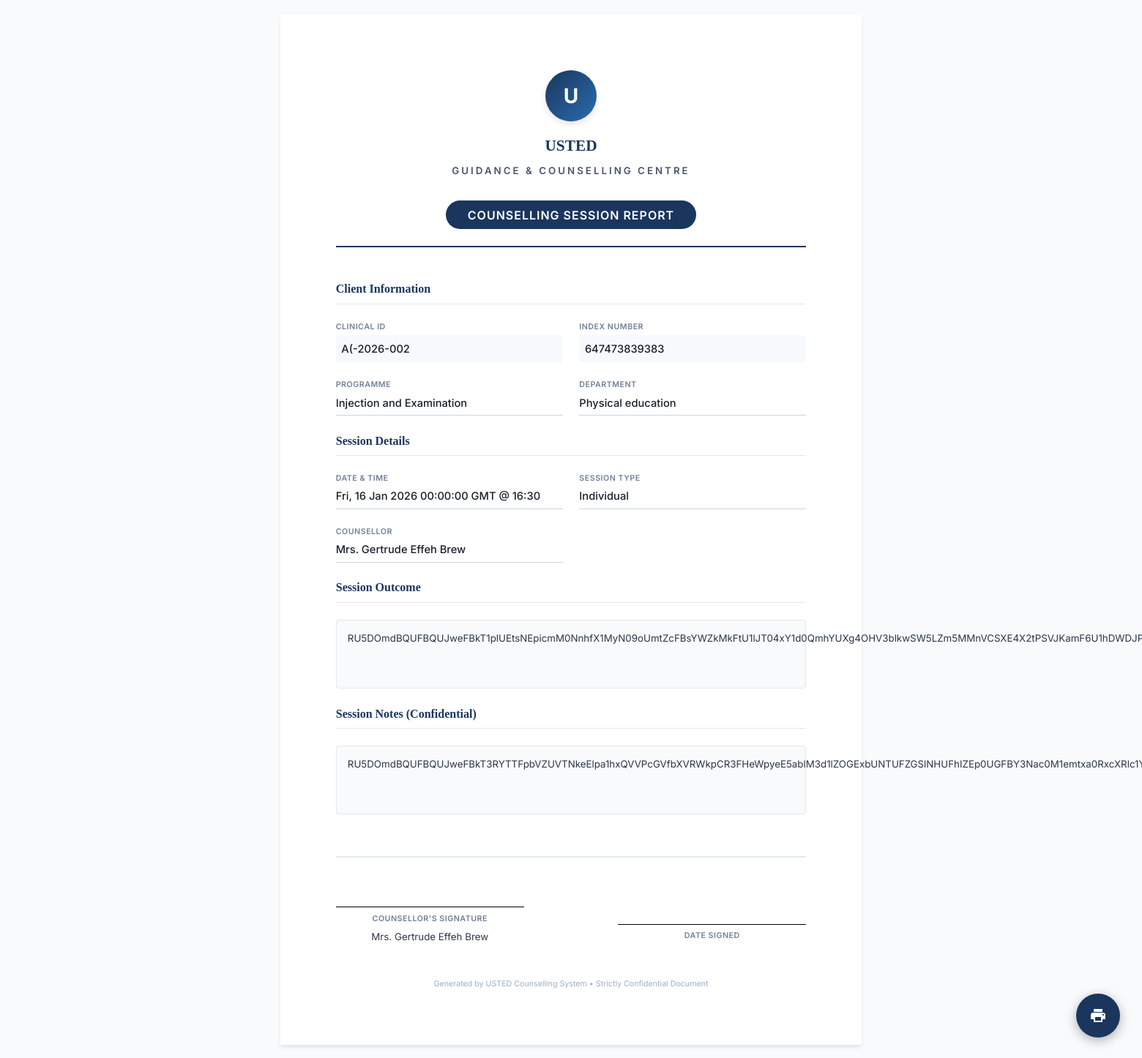
Screenshot of /print_session/7 (signed in) with the database file from the repository.
### tables this page shows
CREATE TABLE "Student" (
	"id"	INTEGER,
	"name"	TEXT NOT NULL UNIQUE,
	"age"	INTEGER,
	"gender"	INTEGER,
	"program"	TEXT,
	"contact"	TEXT,
	"created_at"	TIMESTAMP DEFAULT CURRENT_TIMESTAMP,
	"index_number"	TEXT,
	"department"	TEXT,
	"programme"	TEXT,
	"parent_contact"	INTEGER, faculty TEXT, hall_of_residence TEXT, updated_at TIMESTAMP, last_modified_by TEXT, is_deleted BOOLEAN DEFAULT 0, sync_status TEXT DEFAULT 'pending', global_id TEXT, case_number TEXT, email TEXT, last_synced_at TEXT,
	PRIMARY KEY("id")
);

CREATE TABLE Appointment (
            id INTEGER PRIMARY KEY AUTOINCREMENT,
            student_id INTEGER,
            Counsellor_id INTEGER,
            date DATE NOT NULL,
            time TIME NOT NULL,
            purpose TEXT,
            status TEXT DEFAULT 'scheduled',
            created_at TIMESTAMP DEFAULT CURRENT_TIMESTAMP, urgency TEXT, referral_source TEXT, checked_in_at TIMESTAMP, sent_to_counsellor_at TIMESTAMP, accepted_at TIMESTAMP, completed_at TIMESTAMP, referral_reason TEXT, updated_at TIMESTAMP, last_modified_by TEXT, is_deleted BOOLEAN DEFAULT 0, sync_status TEXT DEFAULT 'pending', global_id TEXT, booking_ref TEXT, last_synced_at TEXT,
            FOREIGN KEY (student_id) REFERENCES Student(id),
            FOREIGN KEY (Counsellor_id) REFERENCES Counselor(id)
        );

CREATE TABLE Counsellor (
            id INTEGER PRIMARY KEY AUTOINCREMENT,
            name TEXT NOT NULL,
            contact TEXT,
            created_at TIMESTAMP DEFAULT CURRENT_TIMESTAMP
        );

### app.py (the view)
@app.route('/print_session/<int:session_id>')
@login_required
def print_session(session_id):
    try:
        ensure_database_initialized()
        conn = get_db_connection()
        if conn is None:
            flash('Database connection failed. Please restart the application.', 'error')
            return redirect(url_for('dashboard'))
        session_data = None
        try:
            session_data = conn.execute('''
                SELECT sess.*, s.name as student_name, s.id as student_record_id, s.created_at as student_created_at,
                       s.index_number, s.programme, s.contact, s.department,
                       c.name as Counsellor_name,
                       a.date, a.time, a.status as appointment_status
                FROM session sess
                LEFT JOIN Appointment a ON sess.appointment_id = a.id
                LEFT JOIN Student s ON a.student_id = s.id
                LEFT JOIN Counsellor c ON a.Counsellor_id = c.id
                WHERE sess.id = ?
            ''', (session_id,)).fetchone()
        except Exception as e:
            print(f"[PRINT_SESSION] Error getting session: {e}")
        finally:
            try:
                conn.close()
            except Exception:
                pass
        if not session_data:
            flash('Session not found', 'error')
            return redirect(url_for('dashboard'))
        return render_template('print_session.html', session_data=session_data)
    except Exception as e:
        print(f"[PRINT_SESSION] Unexpected error: {e}")
        import traceback
        traceback.print_exc()
        flash('Error loading session for printing.', 'error')
        return redirect(url_for('sessions_list'))

### app.py (called while the page is built, shortened)
def ensure_database_initialized():
    global _db_initialization_lock, _db_initialized
    if _db_initialized:
        return

@app.context_processor
def inject_now():
    ctx = {'now': datetime.utcnow()}
    try:
        from flask import session as _s
        if _s.get('logged_in'):
            _conn = get_db_connection()
            count = _conn.execute(
                """SELECT COUNT(*) FROM BookingRequest
                   WHERE status = 'Pending'"""
            ).fetchone()[0]
            _conn.close()
            ctx['latest_booking_count'] = count
    except Exception:
        ctx['latest_booking_count'] = 0
    return ctx

def get_clinical_id(name, sid, created_at=None):
    if not name: return "N/A"
    name_str = str(name).strip()
    import re as _re
    if _re.match(r'^[A-Z](\.[A-Z])*\.?$', name_str):
        letters = [c for c in name_str if c.isalpha()]
        initials = "".join(letters[:2]).upper() if letters else "ST"
    else:
        parts = [p.strip() for p in name_str.split() if p.strip()]
        if len(parts) >= 2:
            initials = (parts[0][0] + parts[-1][0]).upper()
        elif len(parts) == 1:
            initials = parts[0][:2].upper()
        else:
            initials = "ST"
    year = datetime.now().year
    if created_at:
        try:
            year = str(created_at)[:4]
        except: pass
    return f"{initials}-{year}-{str(sid).zfill(3)}"

@app.template_filter('to_clinical_id')
def to_clinical_id_filter(student):
    if not student: return "N/A"
    try:
        s_dict = dict(student) if hasattr(student, 'keys') else student
        case_num = s_dict.get('case_number')
        if case_num:
            return case_num
        name = s_dict.get('name') or s_dict.get('student_name') or "ST"
        sid = s_dict.get('id') or s_dict.get('student_record_id') or s_dict.get('student_db_id') or 0
        created_at = s_dict.get('created_at') or s_dict.get('student_created_at')
        return get_clinical_id(name, sid, created_at)
    except (TypeError, KeyError, AttributeError):
        return "N/A"

def login_required(f):
    @wraps(f)
    def decorated_function(*args, **kwargs):
        if 'logged_in' not in session:
            return redirect(url_for('welcome'))
        return f(*args, **kwargs)
    return decorated_function

@app.context_processor
def inject_node_info():
    return dict(node_config=node_config.load_config())

### templates/print_session.html (shortened to what this page needs)
<!DOCTYPE html>
<html lang="en">
<head>
    <link href="/static/css/inter.css" rel="stylesheet">
</head>
<body>
    <button onclick="window.print()" class="print-fab no-print" title="Print Document">
        <svg xmlns="http://www.w3.org/2000/svg" viewBox="0 0 24 24">
            <path d="M19 8H5c-1.66 0-3 1.34-3 3v6h4v4h12v-4h4v-6c0-1.66-1.34-3-3-3zm-3 11H8v-5h8v5zm3-7c-.55 0-1-.45-1-1s.45-1 1-1 1 .45 1 1-.45 1-1 1zm-1-9H6v4h12V3z"/>
        </svg>
    </button>
    <div class="page-container">
        <div class="header">
            <div class="header-logo-placeholder">U</div>
            <h1>USTED</h1>
            <h2 style="font-weight: 600; color: #4a5568; letter-spacing: 3px;">Guidance & Counselling Centre</h2>
            <div class="doc-title" style="margin-top: 4mm;">Counselling Session Report</div>
        </div>
        <div class="section-title">Client Information</div>
        <div class="grid-2">
            <div>
                <span class="field-label">Clinical ID</span>
                <div class="field-value highlight">{{ {'name': session_data.student_name, 'id': session_data.student_record_id, 'created_at': session_data.student_created_at}|to_clinical_id }}</div>
            </div>
            <div>
                <span class="field-label">Index Number</span>
                <div class="field-value highlight">{{ session_data.index_number or 'N/A' }}</div>
            </div>
            <div>
                <span class="field-label">Programme</span>
                <div class="field-value">{{ session_data.programme or 'N/A' }}</div>
            </div>
            <div>
                <span class="field-label">Department</span>
                <div class="field-value">{{ session_data.department or 'N/A' }}</div>
            </div>
        </div>
        <div class="section-title">Session Details</div>
        <div class="grid-2">
            <div>
                <span class="field-label">Date & Time</span>
                <div class="field-value">{{ session_data.date or session_data.created_at or 'N/A' }} @ {{ session_data.time or 'N/A' }}</div>
            </div>
            <div>
                <span class="field-label">Session Type</span>
                <div class="field-value">{{ session_data.session_type or 'N/A' }}</div>
            </div>
            <div>
                <span class="field-label">Counsellor</span>
                <div class="field-value">{{ session_data.Counsellor_name or 'N/A' }}</div>
            </div>
        </div>
        {% if session_data.outcome %}
        <div class="section-title">Session Outcome</div>
        <div class="text-box">{{ session_data.outcome }}</div>
        {% endif %}
        <div class="section-title">Session Notes (Confidential)</div>
        <div class="text-box">{{ session_data.notes or 'No notes provided.' }}</div>
        <div class="footer">
            <div class="signature-block">
                <div class="signature-line"></div>
                <span class="field-label">Counsellor's Signature</span>
                <span style="font-size: 10pt; display: block; margin-top: 2mm;">{{ session_data.Counsellor_name or 'N/A' }}</span>
            </div>
            <div class="signature-block">
                <div class="signature-line"></div>
                <span class="field-label">Date Signed</span>
            </div>
        </div>
        <div style="text-align: center; margin-top: 12mm; font-size: 8pt; color: #a0aec0;">
            Generated by USTED Counselling System • Strictly Confidential Document
        </div>
    </div>
</body>
</html>
</html>

### templates/print_session.html (style rules this page uses)
:root { --primary-color: #1a365d; --text-color: #2d3748; --border-color: #e2e8f0; }
* { margin: 0; padding: 0; box-sizing: border-box; }
body { font-family: 'Inter', sans-serif; font-size: 10pt; line-height: 1.5; color: var(--text-color); background: #f8fafc; width: 210mm; min-height: 297mm; margin: 20px auto; }
.page-container { background: white; padding: 20mm; width: 210mm; min-height: 297mm; margin: 0 auto; box-shadow: 0 4px 6px -1px rgba(0, 0, 0, 0.1); }
.header { text-align: center; margin-bottom: 12mm; border-bottom: 2px solid var(--primary-color); padding-bottom: 6mm; }
.header-logo-placeholder { width: 70px; height: 70px; background: linear-gradient(135deg, #1a365d 0%, #2b6cb0 100%); border-radius: 50%; margin: 0 auto 5mm; display: flex; align-items: center; justify-content: center; color: white; font-weight: 800; font-size: 28px; box-shadow: 0 4px 10px rgba(0,0,0,0.1); }
.header h1 { font-family: 'Playfair Display', serif; font-size: 16pt; font-weight: 700; margin-bottom: 2mm; color: var(--primary-color); }
.header h2 { font-family: 'Inter', sans-serif; font-size: 10pt; font-weight: 500; text-transform: uppercase; letter-spacing: 2px; color: #718096; margin-bottom: 4mm; }
.doc-title { background: var(--primary-color); color: white; display: inline-block; padding: 2mm 8mm; border-radius: 50px; font-size: 12pt; font-weight: 600; text-transform: uppercase; letter-spacing: 1px; margin-top: 2mm; }
.section-title { font-family: 'Playfair Display', serif; font-size: 12pt; font-weight: 700; color: var(--primary-color); border-bottom: 1px solid var(--border-color); padding-bottom: 2mm; margin-bottom: 6mm; margin-top: 6mm; }
.grid-2 { display: grid; grid-template-columns: 1fr 1fr; gap: 6mm; margin-bottom: 6mm; }
.field-label { display: block; font-size: 8pt; text-transform: uppercase; letter-spacing: 0.5px; color: #718096; margin-bottom: 1mm; font-weight: 600; }
.field-value { border-bottom: 1px solid #cbd5e0; min-height: 8mm; display: flex; align-items: center; font-size: 11pt; color: #1a202c; padding-bottom: 1mm; font-weight: 500; }
.field-value.highlight { background-color: #f7fafc; border-bottom: none; padding: 2mm; border-radius: 4px; }
.text-box { background: #f8fafc; padding: 4mm; border: 1px solid var(--border-color); border-radius: 4px; min-height: 25mm; font-size: 10pt; white-space: pre-line; color: #2d3748; }
.footer { margin-top: 15mm; display: flex; justify-content: space-between; align-items: flex-end; border-top: 2px solid #e2e8f0; padding-top: 8mm; }
.signature-block { text-align: center; width: 40%; }
.signature-line { border-bottom: 1px solid #000; height: 10mm; margin-bottom: 2mm; }
@media screen { .print-fab { position: fixed; bottom: 30px; right: 30px; width: 60px; height: 60px; background: var(--primary-color); color: white; border-radius: 50%; display: flex; align-items: center; justify-content: center; box-shadow: 0 4px 15px rgba(0,0,0,0.3); cursor: pointer; border: none; z-index: 100; } }
@media screen { .print-fab svg { width: 24px; height: 24px; fill: currentColor; } }

### rows the page displays
Student: name+id+created_at "A(-2026-002", index_number "647473839383", programme "Injection and Examination", department "Physical education"
Appointment: date "Fri, 16 Jan 2026 00:00:00 GMT", time "16:30"
Counsellor: name "Mrs. Gertrude Effeh Brew"

### other values shown
{{ session_data.session_type or 'N/A' }} "Individual"
